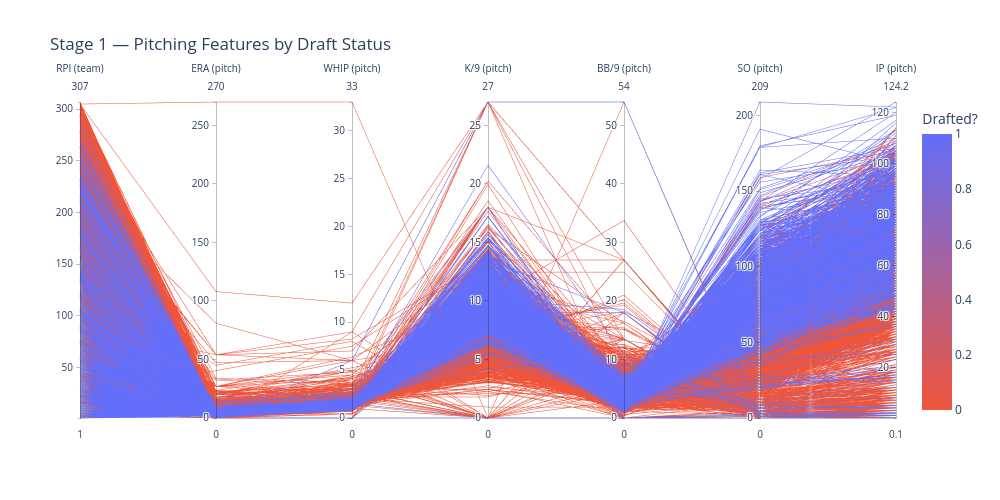

The notebook cell saved with this chart:
### Code cell
# Parallel coordinates: pitching features by actual draft status
pcp_features = ['rpi_team', 'era_pitch', 'whip_pitch', 'k/9_pitch', 'bb/9_pitch', 'so_pitch', 'ip_pitch']

plot_pcp(df, pcp_features, 'Drafted?', stage=1, name='pcp_actual', sample=None,
         title='Stage 1 — Pitching Features by Draft Status')

### Figure 1 — Plotly figure (JSON) as saved in the notebook; plotly's stock layout.template omitted (floating-point values rounded to 4 significant figures; data arrays with more than 128 entries replaced by an {"elided": "..."} marker saying what was removed)
{"data": [{"dimensions": [{"label": "RPI (team)", "values": {"elided": "6083 float values"}}, {"label": "ERA (pitch)", "values": {"elided": "6083 float values"}}, {"label": "WHIP (pitch)", "values": {"elided": "6083 float values"}}, {"label": "K/9 (pitch)", "values": {"elided": "6083 float values"}}, {"label": "BB/9 (pitch)", "values": {"elided": "6083 float values"}}, {"label": "SO (pitch)", "values": {"elided": "6083 float values"}}, {"label": "IP (pitch)", "values": {"elided": "6083 float values"}}], "domain": {"x": [0, 1], "y": [0, 1]}, "line": {"color": {"elided": "6083 int values"}, "coloraxis": "coloraxis"}, "name": "", "type": "parcoords"}], "layout": {"coloraxis": {"colorbar": {"title": {"text": "Drafted?"}}, "colorscale": [[0, "#EF553B"], [1, "#636EFA"]]}, "height": 500, "legend": {"tracegroupgap": 0}, "title": {"text": "Stage 1 — Pitching Features by Draft Status"}, "width": 1000}}
